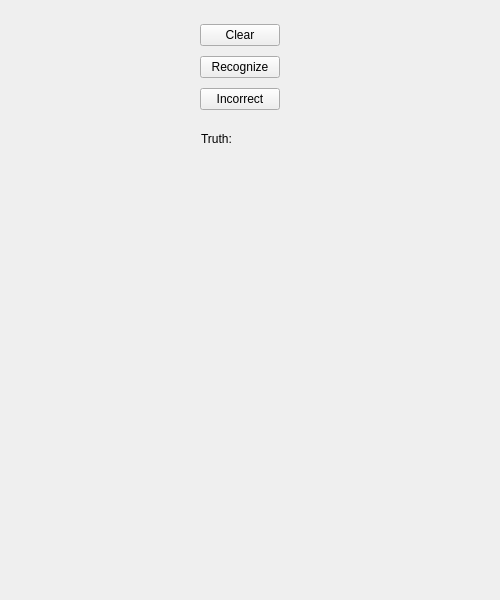
<?xml version="1.0" encoding="UTF-8"?>
<ui version="4.0">
 <class>MainWindow</class>
 <widget class="QMainWindow" name="MainWindow">
  <property name="geometry">
   <rect>
    <x>0</x>
    <y>0</y>
    <width>500</width>
    <height>600</height>
   </rect>
  </property>
  <property name="maximumSize">
   <size>
    <width>500</width>
    <height>600</height>
   </size>
  </property>
  <property name="windowTitle">
   <string>MainWindow</string>
  </property>
  <widget class="QWidget" name="centralwidget">
   <widget class="QWidget" name="layoutWidget">
    <property name="geometry">
     <rect>
      <x>200</x>
      <y>20</y>
      <width>86</width>
      <height>95</height>
     </rect>
    </property>
    <layout class="QVBoxLayout" name="verticalLayout">
     <item>
      <widget class="QPushButton" name="btnClear">
       <property name="sizePolicy">
        <sizepolicy hsizetype="Fixed" vsizetype="Maximum">
         <horstretch>0</horstretch>
         <verstretch>0</verstretch>
        </sizepolicy>
       </property>
       <property name="text">
        <string>Clear</string>
       </property>
      </widget>
     </item>
     <item>
      <widget class="QPushButton" name="btnDetect">
       <property name="sizePolicy">
        <sizepolicy hsizetype="Fixed" vsizetype="Maximum">
         <horstretch>0</horstretch>
         <verstretch>0</verstretch>
        </sizepolicy>
       </property>
       <property name="maximumSize">
        <size>
         <width>80</width>
         <height>16777215</height>
        </size>
       </property>
       <property name="text">
        <string>Recognize</string>
       </property>
      </widget>
     </item>
     <item>
      <widget class="QPushButton" name="btnTrain">
       <property name="sizePolicy">
        <sizepolicy hsizetype="Fixed" vsizetype="Maximum">
         <horstretch>0</horstretch>
         <verstretch>0</verstretch>
        </sizepolicy>
       </property>
       <property name="text">
        <string>Incorrect</string>
       </property>
      </widget>
     </item>
    </layout>
   </widget>
   <widget class="OpenGLView" name="openGLView" native="true">
    <property name="geometry">
     <rect>
      <x>10</x>
      <y>20</y>
      <width>157</width>
      <height>241</height>
     </rect>
    </property>
    <property name="sizePolicy">
     <sizepolicy hsizetype="Preferred" vsizetype="Maximum">
      <horstretch>0</horstretch>
      <verstretch>0</verstretch>
     </sizepolicy>
    </property>
    <property name="maximumSize">
     <size>
      <width>157</width>
      <height>250</height>
     </size>
    </property>
    <property name="layoutDirection">
     <enum>Qt::LeftToRight</enum>
    </property>
   </widget>
   <widget class="QLabel" name="label">
    <property name="geometry">
     <rect>
      <x>201</x>
      <y>131</y>
      <width>51</width>
      <height>16</height>
     </rect>
    </property>
    <property name="text">
     <string>Truth:</string>
    </property>
   </widget>
   <widget class="QLabel" name="lblTruth">
    <property name="geometry">
     <rect>
      <x>260</x>
      <y>130</y>
      <width>76</width>
      <height>16</height>
     </rect>
    </property>
    <property name="text">
     <string/>
    </property>
   </widget>
  </widget>
 </widget>
 <customwidgets>
  <customwidget>
   <class>OpenGLView</class>
   <extends>QWidget</extends>
   <header>openglview.h</header>
  </customwidget>
 </customwidgets>
 <resources/>
 <connections/>
</ui>
